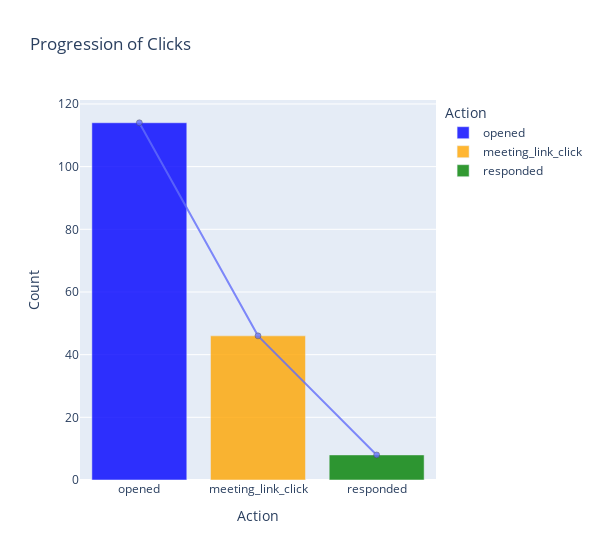

The cell this chart's notebook holds for it:
### Markdown cell above
### 4. Conversion Rate - Progression Plot

### Code cell
# Calculate counts for each category
progression_counts = df[["opened", "meeting_link_click", "responded"]].sum().reset_index()
progression_counts.columns = ["action", "count"]

# Plotly Stacked Bar Chart with Line Plot
fig = px.bar(progression_counts, x="action", y="count", color="action",
             labels={"action": "Action", "count": "Count"},
             title="Progression of Clicks",
             color_discrete_map={"opened": "blue", "meeting_link_click": "orange", "responded": "green"})

# Add line plot
line_fig = px.line(progression_counts, x="action", y="count", labels={"action": "Action", "count": "Count"},
                   line_shape="linear", markers=True, line_dash_sequence=["solid"])

# Add line plot traces to the bar chart
for trace in line_fig.data:
    fig.add_trace(trace)

# Adjust the width
fig.update_layout(width=600)  # Set your desired width

# Use a custom color scale with different shades for each action
fig.update_traces(marker_line_width=0.5, opacity=0.8)

fig.show()

### Figure 1 — Plotly figure (JSON) as saved in the notebook; plotly's stock layout.template omitted (floating-point values rounded to 4 significant figures)
{"data": [{"alignmentgroup": "True", "hovertemplate": "Action=%{x}<br>Count=%{y}<extra></extra>", "legendgroup": "opened", "marker": {"color": "blue", "line": {"width": 0.5}, "pattern": {"shape": ""}}, "name": "opened", "offsetgroup": "opened", "opacity": 0.8, "orientation": "v", "showlegend": true, "textposition": "auto", "type": "bar", "x": ["opened"], "xaxis": "x", "y": [114], "yaxis": "y"}, {"alignmentgroup": "True", "hovertemplate": "Action=%{x}<br>Count=%{y}<extra></extra>", "legendgroup": "meeting_link_click", "marker": {"color": "orange", "line": {"width": 0.5}, "pattern": {"shape": ""}}, "name": "meeting_link_click", "offsetgroup": "meeting_link_click", "opacity": 0.8, "orientation": "v", "showlegend": true, "textposition": "auto", "type": "bar", "x": ["meeting_link_click"], "xaxis": "x", "y": [46], "yaxis": "y"}, {"alignmentgroup": "True", "hovertemplate": "Action=%{x}<br>Count=%{y}<extra></extra>", "legendgroup": "responded", "marker": {"color": "green", "line": {"width": 0.5}, "pattern": {"shape": ""}}, "name": "responded", "offsetgroup": "responded", "opacity": 0.8, "orientation": "v", "showlegend": true, "textposition": "auto", "type": "bar", "x": ["responded"], "xaxis": "x", "y": [8], "yaxis": "y"}, {"hovertemplate": "Action=%{x}<br>Count=%{y}<extra></extra>", "legendgroup": "", "line": {"color": "#636efa", "dash": "solid", "shape": "linear"}, "marker": {"line": {"width": 0.5}, "symbol": "circle"}, "mode": "lines+markers", "name": "", "opacity": 0.8, "orientation": "v", "showlegend": false, "type": "scatter", "x": ["opened", "meeting_link_click", "responded"], "xaxis": "x", "y": [114, 46, 8], "yaxis": "y"}], "layout": {"barmode": "relative", "legend": {"title": {"text": "Action"}, "tracegroupgap": 0}, "title": {"text": "Progression of Clicks"}, "width": 600, "xaxis": {"anchor": "y", "categoryarray": ["opened", "meeting_link_click", "responded"], "categoryorder": "array", "domain": [0, 1], "title": {"text": "Action"}}, "yaxis": {"anchor": "x", "domain": [0, 1], "title": {"text": "Count"}}}}
